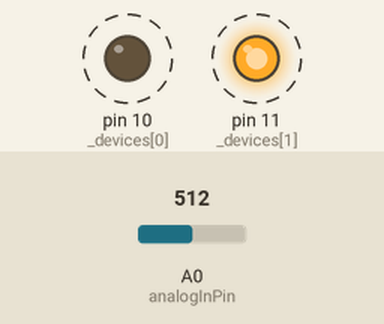
Bench run of a sketch on a simulated Arduino Uno, built with avr-gcc and run on an emulated ATmega328P. Shown: output pins drawn as LEDs (lit = HIGH). Dashed ring = blinking. The inputs (shaded band) are chosen by the test bench; at power-on: A0 (analogInPin) = 512.

Above: at 1.26 s.
1.3 s: A0 (analogInPin) set to 887
4.3 s: A0 (analogInPin) set to 913
At 5.2 s:
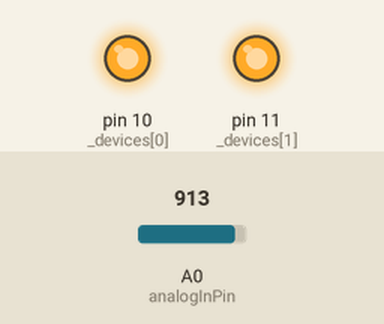
5.8 s: A0 (analogInPin) set to 890
At 5.95 s:
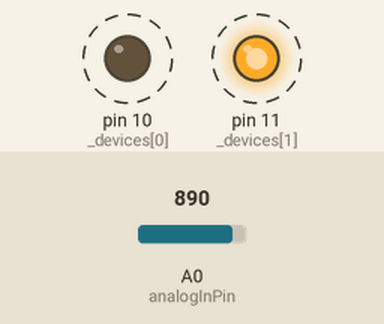
8.8 s: A0 (analogInPin) set to 900
At 9.8 s:
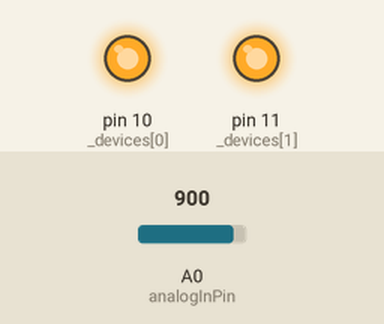
Timing chart, 0 to 11.3 s (numbered marks = the images above; inputs shaded):
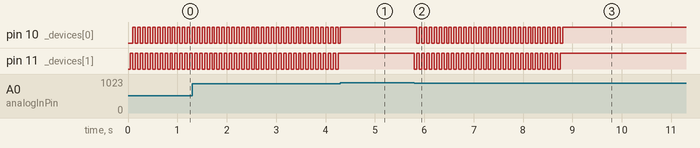

Measured:
- the behaviour switches between 899 and 900 on A0 (analogInPin) (found by bisection; images 0 and 1)
- after the input at 4.3 s, pin 10 (_devices[0]): goes on until 4.3 s, then stays HIGH; pin 11 (_devices[1]): stops changing and stays HIGH
- after the input at 5.8 s, pin 10 (_devices[0]): alternates HIGH for 0.05 s and LOW for 0.05 s, starting after 0.05 s; pin 11 (_devices[1]): alternates HIGH for 0.05 s and LOW for 0.05 s, starting at once
- after the input at 8.8 s, pin 10 (_devices[0]): goes on until 8.8 s, then stays HIGH; pin 11 (_devices[1]): stops changing and stays HIGH
- by itself, pin 10 (_devices[0]), pin 11 (_devices[1]): alternates HIGH for 0.05 s and LOW for 0.05 s

The sketch:

hdd_activity_indicator.ino
```cpp
class MD {
  public:
    void on();
    void off();
    int getNextDeviceIndex();
    MD(int size, int devices[]);
  private:
    int _size;
    int _devices[2] = {10,11};
    unsigned long lastTimeDevices[4] = {0UL,0UL,0UL,0UL};
    unsigned long reqDelay = 50;
    unsigned long delayNeedForDevice = 50;
    unsigned long lastTime = 0UL;
    int _currentIndex = -1;
};

MD::MD(int size, int devices[]) {
  _size = size;
  //_devices = devices;
}
void MD::off() {
   unsigned long currentMillis = millis();
   //Logic for off
   for(int i =0; i< _size;  i++) {
      if(abs(currentMillis - lastTimeDevices[i]) >= delayNeedForDevice) {
         digitalWrite(_devices[i], true);
      }
   }
}

void MD::on() {
   unsigned long currentMillis = millis();
   //Logic for off
   for(int i =0; i< _size;  i++) {
      if(abs(currentMillis - lastTimeDevices[i]) >= delayNeedForDevice) {
         digitalWrite(_devices[i], true);
      }
   }
   //Logic for off
   if (abs(currentMillis - lastTime) >= reqDelay) {
      lastTime = millis();
      _currentIndex = getNextDeviceIndex();
      digitalWrite(_devices[_currentIndex], false);
      lastTimeDevices[_currentIndex] = lastTime;
   }

}

int MD::getNextDeviceIndex() {
  return (_currentIndex + 1) % _size;
}
int dev[] = {8,9};
MD a(2, dev);

const int analogInPin = A0;
int sensorValue = 0;
void setup() {
  pinMode(10, OUTPUT);
  pinMode(11, OUTPUT);

}

void loop() {

  sensorValue = analogRead(analogInPin);
  // map it to the range of the analog out:
  if (sensorValue < 900) {
     a.on();
  } else {
    a.off();
  }

}
```
